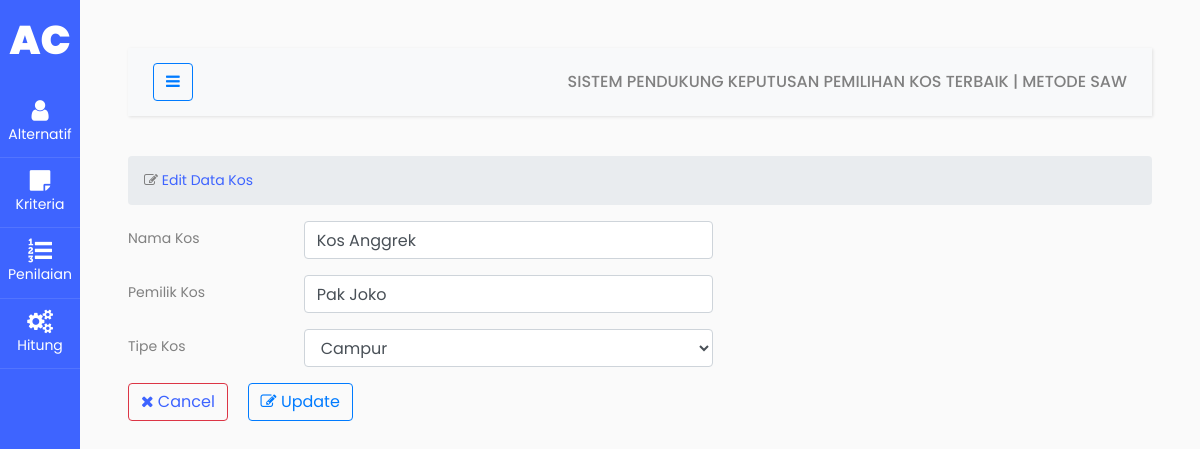
/alt_ubah.php?nama=Kos Anggrek, run on the app's committed database.
### tables this page shows
CREATE TABLE `saw_aplikasi` (
  `nama` varchar(100) NOT NULL,
  `pengembang` varchar(100) NOT NULL,
  `kategori` varchar(100) NOT NULL,
  PRIMARY KEY (`nama`)
);

### alt_ubah.php (the view, shortened to what this page needs)
<!doctype html>
<html lang="en">
<?php
include 'components/head.php';
?>
<body>
    <div class="wrapper d-flex align-items-stretch">
        <?php
        include 'components/sidebar.php';
        ?>
        <div id="content" class="p-4 p-md-5">
            <?php
            include 'components/navbar.php';
            ?>
            <section id="main-content">
                <section class="wrapper">
                    <div class="row">
                        <div class="col-lg-12">
                            <ol class="breadcrumb">
                                <li><i class="fa fa-edit"></i><a href=""> Edit Data Kos</a></li>
                            </ol>
                        </div>
                    </div>
                    <?php
                    include 'koneksi.php';
                    ?>
                    <form method="POST" action="">
                        <?php
                        $nama = $_GET['nama'];
                        $sql = "SELECT * FROM saw_aplikasi WHERE nama = '$nama'";
                        $hasil = $conn->query($sql);
                        $rows = $hasil->num_rows;
                        if ($rows > 0) {
                            $row = $hasil->fetch_row();
                            $nama = $row[0];
                            $pengembang = $row[1];
                            $kategori = $row[2];
                        ?>
                            <div class="form-group row">
                                <label class="col-sm-2 col-form-label">Nama Kos</label>
                                <div class="col-sm-5">
                                    <input type="text" class="form-control" name="nama" value="<?= $nama ?>">
                                </div>
                            </div>
                            <div class="form-group row">
                                <label class="col-sm-2 col-form-label">Pemilik Kos</label>
                                <div class="col-sm-5">
                                    <input type="text" class="form-control" name="pengembang" value="<?= $pengembang ?>">
                                </div>
                            </div>
                            <div class="form-group row">
                                <label class="col-sm-2 col-form-label">Tipe Kos</label>
                                <div class="col-sm-5">
                                    <select class="form-control" name="kategori">
                                        <option <?php if ($kategori == 'Campur') echo 'selected'; ?>>Campur</option>
                                    </select>
                                </div>
                            </div>
                            <div>
                                <button type="button" class="btn btn-outline-danger mr-3">
                                    <a href="index.php"><i class="fa fa-close"></i> Cancel</a>
                                </button>
                                <button type="edit" name="edit" class="btn btn-outline-primary">
                                    <i class="fa fa-edit"></i> Update
                                </button>
                            </div>
                    </form>
                <?php } ?>
                </section>
            </section>
        </div>
    </div>
</body>
</html>

### data on the page
saw_aplikasi: nama "Kos Anggrek", pengembang "Pak Joko", kategori "Campur"
